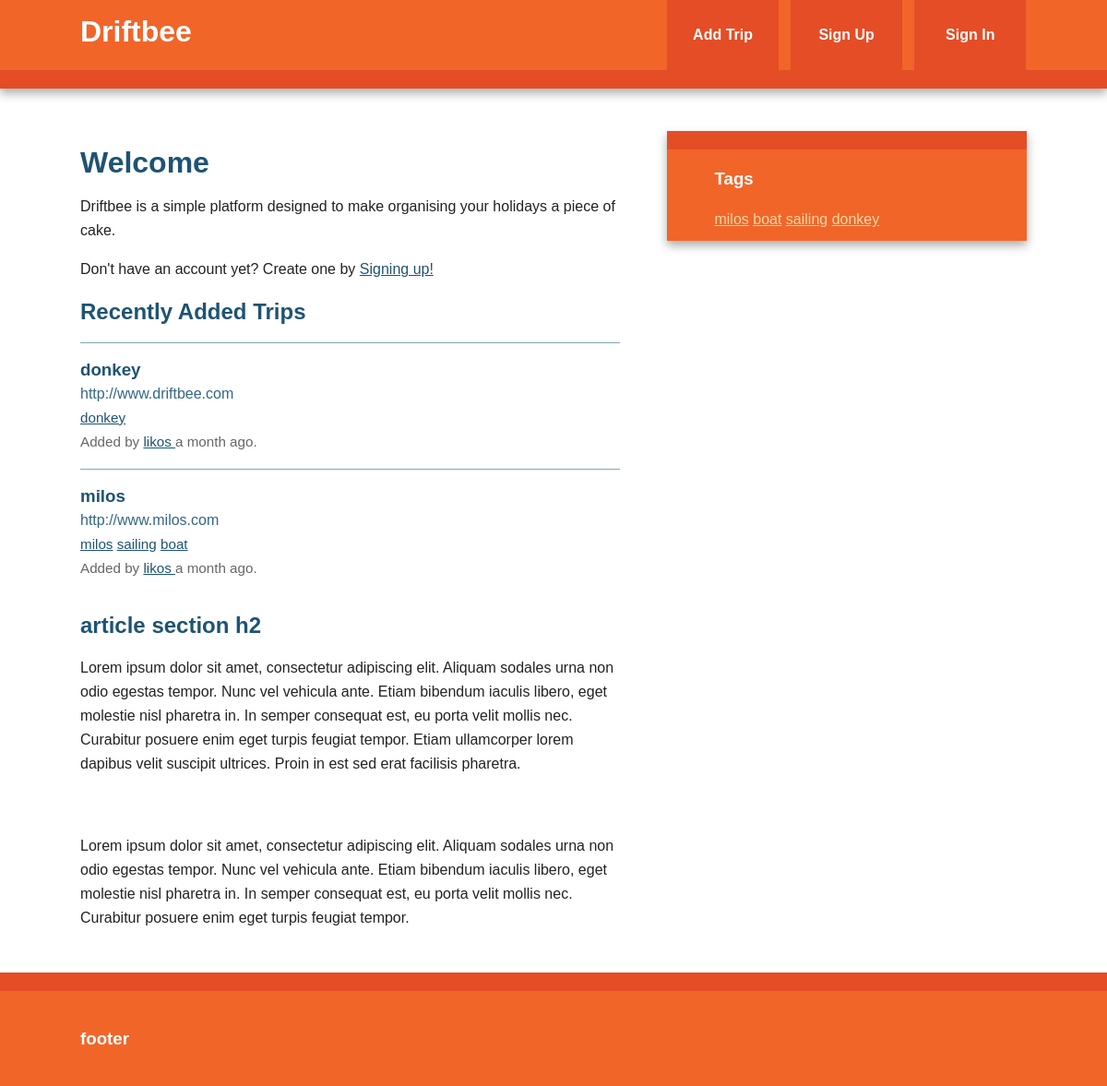
/index, run on the app's committed database.
### thermos/models.py (models this page shows, shortened)
class Bookmark(db.Model):
    id = db.Column(db.Integer, primary_key=True)
    url = db.Column(db.Text, nullable=False)
    date = db.Column(db.DateTime, default=datetime.utcnow)
    description = db.Column(db.String(300))
    user_id = db.Column(db.Integer, db.ForeignKey('user.id'), nullable=False)
    _tags = db.relationship('Tag', secondary=tags, backref=db.backref('bookmarks', lazy='dynamic'))
    @staticmethod
    def newest(num):
        return Bookmark.query.order_by(desc(Bookmark.date)).limit(num)
    @property
    def tags(self):
        return ",".join([t.name for t in self._tags])
    @tags.setter
    def tags(self, string):
        if string:
            self._tags = [Tag.get_or_create(name) for name in string.split(',')]

class Tag(db.Model):
    id = db.Column(db.Integer, primary_key=True)
    name = db.Column(db.String(25), nullable=False, unique=True, index=True)
    @staticmethod
    def all():
        return Tag.query.all()
    def __repr__(self):
        return self.name

class User(db.Model, UserMixin):
    id = db.Column(db.Integer, primary_key=True)
    username = db.Column(db.String(80), unique=True)
    email = db.Column(db.String(120), unique=True)
    bookmarks = db.relationship('Bookmark', backref='user', lazy='dynamic')
    password_hash = db.Column(db.String)
    @property
    def password(self):
        raise AttributeError('password: write-only field')

### thermos/views.py (the view)
@app.route('/')
@app.route('/index')
def index():
    return render_template('index.html', new_bookmarks=Bookmark.newest(5))

### thermos/views.py (called while the page is built)
@app.context_processor
def inject_tags():
    return dict(all_tags=Tag.all)

### thermos/templates/index.html (shortened to what this page needs)
{% extends "base.html" %}
{% block content %}
    <article>
        <header>
            <h1>Welcome</h1>
            <p>Driftbee is a simple platform designed to make organising your holidays a piece of cake.</p>
            <p>Don't have an account yet? Create one by <a href="{{ url_for('signup')}} ">Signing up!</a></p>
        </header>
        <section>
            <h2>
                Recently Added Trips
            </h2>
            {% if new_bookmarks.count()>0 %}
                {% with bookmarks=new_bookmarks %}
                    {% include "bookmark_list.html" %}
                {% endwith %}
            {% else %}
                No bookmarks have been added yet.
            {% endif %}
        </section>
        <section>
            <h2>article section h2</h2>
            <p>Lorem ipsum dolor sit amet, consectetur adipiscing elit. Aliquam sodales urna non odio egestas tempor. Nunc vel vehicula ante. Etiam bibendum iaculis libero, eget molestie nisl pharetra in. In semper consequat est, eu porta velit mollis nec. Curabitur posuere enim eget turpis feugiat tempor. Etiam ullamcorper lorem dapibus velit suscipit ultrices. Proin in est sed erat facilisis pharetra.</p>
        </section>
        <footer>
            <h3>article footer h3</h3>
            <p>Lorem ipsum dolor sit amet, consectetur adipiscing elit. Aliquam sodales urna non odio egestas tempor. Nunc vel vehicula ante. Etiam bibendum iaculis libero, eget molestie nisl pharetra in. In semper consequat est, eu porta velit mollis nec. Curabitur posuere enim eget turpis feugiat tempor.</p>
        </footer>
    </article>
{% endblock %}

### thermos/templates/base.html (shortened to what this page needs)
<!doctype html>
<html class="no-js" lang="">
    <head>
        {% block styles %}
            <link rel="stylesheet" href="{{ url_for('static', filename='css/normalize.min.css') }}">
            <link rel="stylesheet" href="{{ url_for('static', filename='css/main.css') }}">
        {% endblock %}
    </head>
    <body>
        <div class="header-container">
            <header class="wrapper clearfix">
                <a href="{{url_for('index')}}"><h1 class="title">Driftbee</h1></a>
                <nav>
                    <ul>
                        <li><a href="{{ url_for('add')}}">Add Trip</a></li>
                        {% if current_user.is_authenticated %}
                            <li><a href="{{ url_for('user', username=current_user.username) }}">My Trips</a></li>
                            <li><a href="{{ url_for('logout') }}">Sign Out</a></li>
                        {% else %}
                            <li><a href="{{ url_for('signup') }}">Sign Up</a></li>
                            <li><a href="{{ url_for('login') }}">Sign In</a></li>
                        {% endif %}
                    </ul>
                </nav>
            </header>
        </div>
        <div class="main-container">
            <div class="main wrapper clearfix">
                {% block content %}
                {% endblock %}
                {% block sidebar %}
                    <aside>
                        <h3>Tags</h3>
                        {% for t in all_tags() %}
                            <a href="{{ url_for('tag',name=t)}}">{{t}}</a>
                        {% endfor%}
                    </aside>
                {% endblock %}
            </div>
        </div>
        <div class="footer-container">
            <footer class="wrapper">
                <h3>footer</h3>
            </footer>
        </div>
    </body>
</html>

### thermos/templates/bookmark_list.html (shortened to what this page needs)
<ul class="bookmarks">
    {% for bookmark in bookmarks %}
    <li>
        <a class="header" href="{{ bookmark.url }}">
            <h3 class="description">
                {{ bookmark.description|truncate(50,killwords=True) }}
            </h3>
            <span class="url">
                {{ bookmark.url|truncate(50,killwords=True) }}
            </span>
        </a>
        <div class="info">
            <span class="tags">
                {% if bookmark.tags %}
                    {% for t in bookmark._tags %}
                        <a href="{{ url_for('tag',name=t)}}">{{ t }}</a>
                       {% endfor %}
                    {% else %}No tags.
                {% endif %}
             </span>
            <br>
            Added by <a href="{{ url_for('user', username=bookmark.user.username) }}">
            {{ bookmark.user.username }}
        </a>
        {{ moment(bookmark.date).fromNow() }}.
        </div>
    </li>
    {% endfor %}
</ul>

### thermos/static/css/main.css (style rules this page uses)
html { color: #222; font-size: 1em; line-height: 1.4; }
body { font: 16px/26px Helvetica, Helvetica Neue, Arial; }
.wrapper { width: 90%; margin: 0 5%; }
.header-container { border-bottom: 20px solid #e44d26; }
.footer-container, .main aside { border-top: 20px solid #e44d26; }
.header-container, .footer-container, .main aside { background: #f16529; }
.title { color: white; }
nav ul { margin: 0; padding: 0; list-style-type: none; }
nav a { display: block; margin-bottom: 10px; padding: 15px 0; text-align: center; text-decoration: none; font-weight: bold; color: white; background: #e44d26; }
.main { padding: 30px 0; }
.main article h1 { font-size: 2em; }
.main aside { color: white; padding: 0px 5% 10px; }
.footer-container footer { color: white; padding: 20px 0; }
a, a:visited { color: #1E5373; }
ul.bookmarks { list-style: none none; padding-left: 0; }
ul.bookmarks li { padding-bottom: .5em; border-top: 1px solid #7EA6BF; padding: 1em 0; }
a.header { color: #326786; text-decoration: none; display: block; }
a.header h3 { margin: 0 0 ; }
div.info { font-size: .95em; color:#666666; }
aside a { color: #FFD6A3; }
h1, h2, h3, h4, h5, h6 { color: #1E5373; }
.main aside h3, footer h3, footer a, footer a:visited { color:white ; }
@media only screen and (min-width: 480px) { nav a { float: left; width: 27%; margin: 0 1.7%; padding: 25px 2%; margin-bottom: 0; } }
@media only screen and (min-width: 480px) { nav li:first-child a { margin-left: 0; } }
@media only screen and (min-width: 480px) { nav li:last-child a { margin-right: 0; } }
@media only screen and (min-width: 480px) { nav ul li { display: inline; } }
@media only screen and (min-width: 768px) { .header-container, .main aside { -webkit-box-shadow: 0 5px 10px #aaa; -moz-box-shadow: 0 5px 10px #aaa; box-shadow: 0 5px 10px #aaa; } }
@media only screen and (min-width: 768px) { .title { float: left; } }
@media only screen and (min-width: 768px) { nav { float: right; width: 38%; } }
@media only screen and (min-width: 768px) { .main article { float: left; width: 57%; } }
@media only screen and (min-width: 768px) { .main aside { float: right; width: 28%; } }
@media only screen and (min-width: 1140px) { .wrapper { width: 1026px; margin: 0 auto; } }
.clearfix:before, .clearfix:after { content: " "; display: table; }
.clearfix:after { clear: both; }
.clearfix { *zoom: 1; }

### data on the page
Bookmark: description "donkey", url "http://www.driftbee.com", user.username "likos", date "a month ago"
Tag: name "donkey"
Bookmark: description "milos", url "http://www.milos.com", user.username "likos", date "a month ago"
Tag: name "milos"
Tag: name "sailing"
Tag: name "boat"
